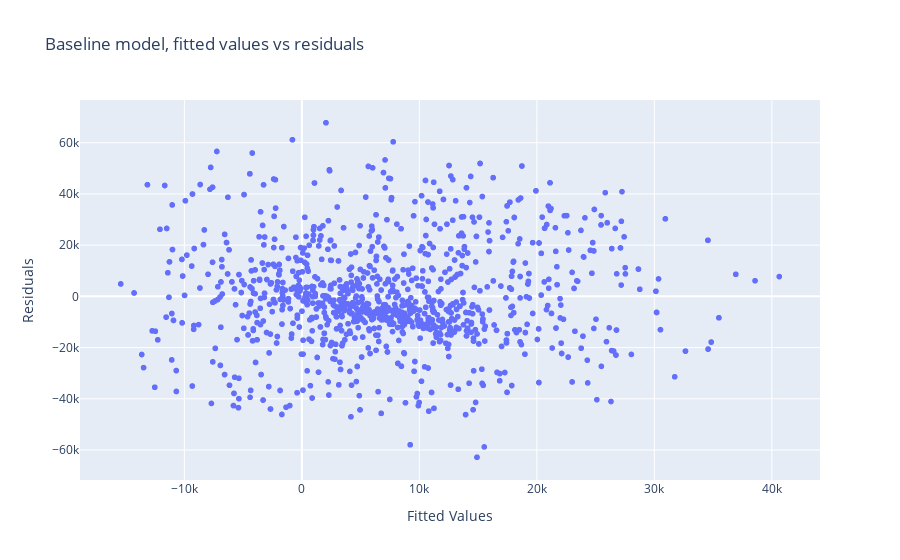

Notebook code cell kept with this figure:
### Code cell
px.scatter(x=final_model.fittedvalues, y=final_model.resid, labels={"x": "Fitted Values", "y": "Residuals"}, title="Baseline model, fitted values vs residuals")

### Figure 1 — Plotly figure (JSON) as saved in the notebook; plotly's stock layout.template omitted (floating-point values rounded to 4 significant figures; data arrays with more than 128 entries replaced by an {"elided": "..."} marker saying what was removed)
{"data": [{"hovertemplate": "Fitted Values=%{x}<br>Residuals=%{y}<extra></extra>", "legendgroup": "", "marker": {"color": "#636efa", "symbol": "circle"}, "mode": "markers", "name": "", "showlegend": false, "type": "scattergl", "x": {"elided": "1824 float values"}, "xaxis": "x", "y": {"elided": "1824 float values"}, "yaxis": "y"}], "layout": {"legend": {"tracegroupgap": 0}, "title": {"text": "Baseline model, fitted values vs residuals"}, "xaxis": {"anchor": "y", "domain": [0, 1], "title": {"text": "Fitted Values"}}, "yaxis": {"anchor": "x", "domain": [0, 1], "title": {"text": "Residuals"}}}}
